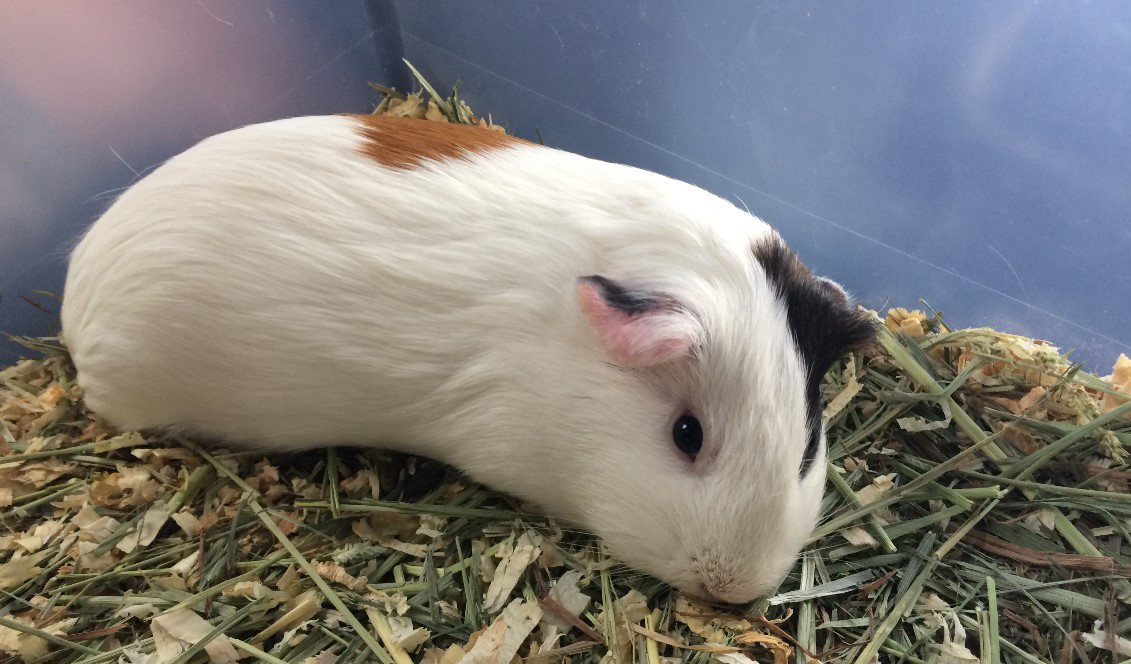
#> input picture OpenCV/newfluf.png, 1131 x 664 px
$ python opencv5original.py
#> lines starting #> are read from the running program, lines starting #| are printed output that depends on the picture; after the words box and inside, x2 and y2 are one past the last pixel; in counts of white or black regions, pixels touching at a corner belong together
import cv2
import numpy as np

# Load two images
img1 = cv2.imread('newfluf.png')
#> img1 is the input picture: shape (664, 1131, 3); mean B, G, R 122.6, 126.1, 129
img2 = cv2.imread('sunglasses.png')
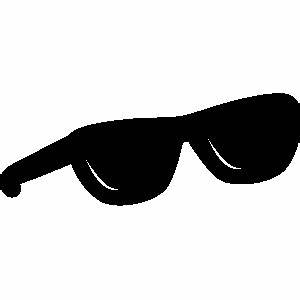
#> input picture OpenCV/sunglasses.png, 300 x 300 px
#> img2 is the input picture: shape (300, 300, 3); min 0, max 255, mean 202.9

# I want to put logo on top-left corner, So I create a ROI
rows,cols,channels = img2.shape
#> rows = 300; cols = 300; channels = 3
y = 282 + int(rows)
#> y = 582
x = 585 + int(cols)
#> x = 885
roi = img1[282:y, 585:x]
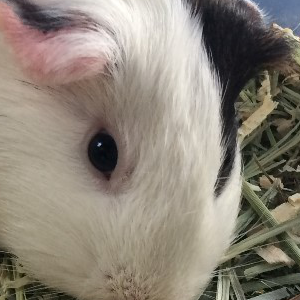
#> roi: shape (300, 300, 3); mean B, G, R 120.5, 132.2, 140.6

# Now create a mask of logo and create its inverse mask
img2gray = cv2.cvtColor(img2,cv2.COLOR_BGR2GRAY)

# add a threshold
ret, mask = cv2.threshold(img2gray, 220, 255, cv2.THRESH_BINARY_INV)
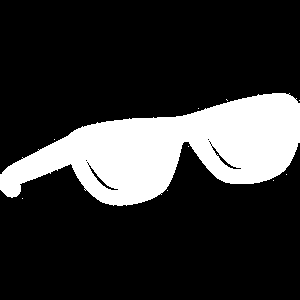
#> mask: shape (300, 300); 20.3% white; 10 white regions (9 under 20 px), largest, box (x1, y1, x2, y2) and area: (0, 93, 300, 206) 18219

mask_inv = cv2.bitwise_not(mask)

# Now black-out the area of logo in ROI
img1_bg = cv2.bitwise_and(roi,roi,mask = mask_inv)
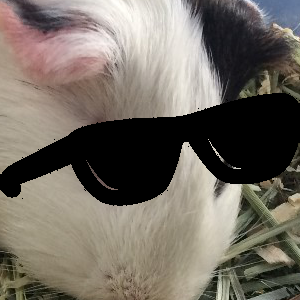
#> img1_bg: shape (300, 300, 3); mean B, G, R 98.5, 107.9, 114.9
cv2.imshow('Fluf Background', img1_bg)
cv2.waitKey(0)
cv2.destroyAllWindows()
